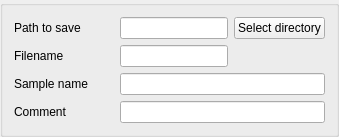
        <widget class="QGroupBox" name="fileBox">
         <property name="title">
          <string/>
         </property>
         <layout class="QVBoxLayout" name="verticalLayout_6">
          <item>
           <layout class="QHBoxLayout" name="horizontalLayout_4">
            <item>
             <widget class="QLabel" name="pathLabel">
              <property name="minimumSize">
               <size>
                <width>100</width>
                <height>0</height>
               </size>
              </property>
              <property name="text">
               <string>Path to save</string>
              </property>
             </widget>
            </item>
            <item>
             <widget class="QLineEdit" name="lineEdit_path"/>
            </item>
            <item>
             <widget class="QPushButton" name="directoryButton">
              <property name="text">
               <string>Select directory</string>
              </property>
             </widget>
            </item>
           </layout>
          </item>
          <item>
           <layout class="QHBoxLayout" name="horizontalLayout_5">
            <item>
             <widget class="QLabel" name="filenameLabel">
              <property name="minimumSize">
               <size>
                <width>100</width>
                <height>0</height>
               </size>
              </property>
              <property name="text">
               <string>Filename</string>
              </property>
             </widget>
            </item>
            <item>
             <widget class="QLineEdit" name="lineEdit_filename"/>
            </item>
            <item>
             <spacer name="horizontalSpacer_19">
              <property name="orientation">
               <enum>Qt::Orientation::Horizontal</enum>
              </property>
              <property name="sizeHint" stdset="0">
               <size>
                <width>40</width>
                <height>20</height>
               </size>
              </property>
             </spacer>
            </item>
           </layout>
          </item>
          <item>
           <layout class="QHBoxLayout" name="horizontalLayout_9">
            <item>
             <widget class="QLabel" name="sampleName_label">
              <property name="minimumSize">
               <size>
                <width>100</width>
                <height>0</height>
               </size>
              </property>
              <property name="text">
               <string>Sample name</string>
              </property>
             </widget>
            </item>
            <item>
             <widget class="QLineEdit" name="lineEdit_sampleName"/>
            </item>
           </layout>
          </item>
          <item>
           <layout class="QHBoxLayout" name="horizontalLayout_10">
            <item>
             <widget class="QLabel" name="label_comment">
              <property name="minimumSize">
               <size>
                <width>100</width>
                <height>0</height>
               </size>
              </property>
              <property name="text">
               <string>Comment</string>
              </property>
             </widget>
            </item>
            <item>
             <widget class="QLineEdit" name="lineEdit_comment">
              <property name="minimumSize">
               <size>
                <width>0</width>
                <height>0</height>
               </size>
              </property>
             </widget>
            </item>
           </layout>
          </item>
         </layout>
        </widget>
